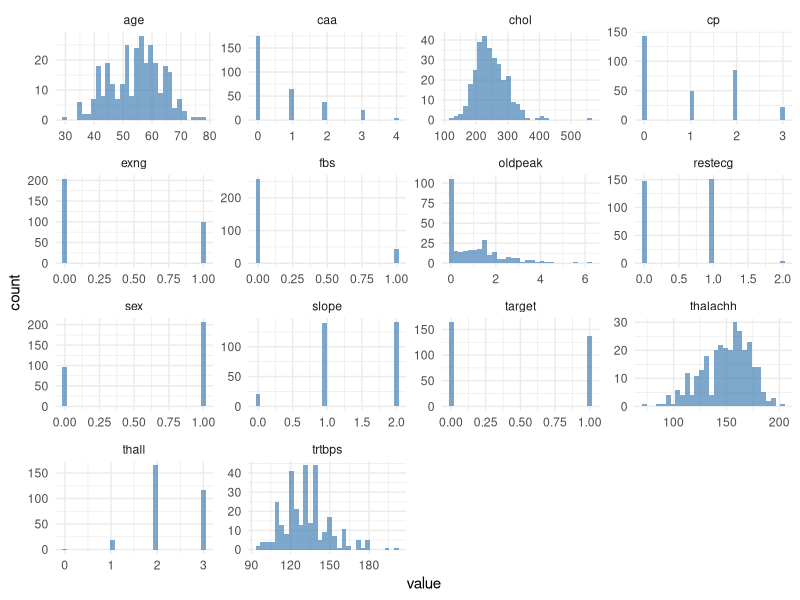
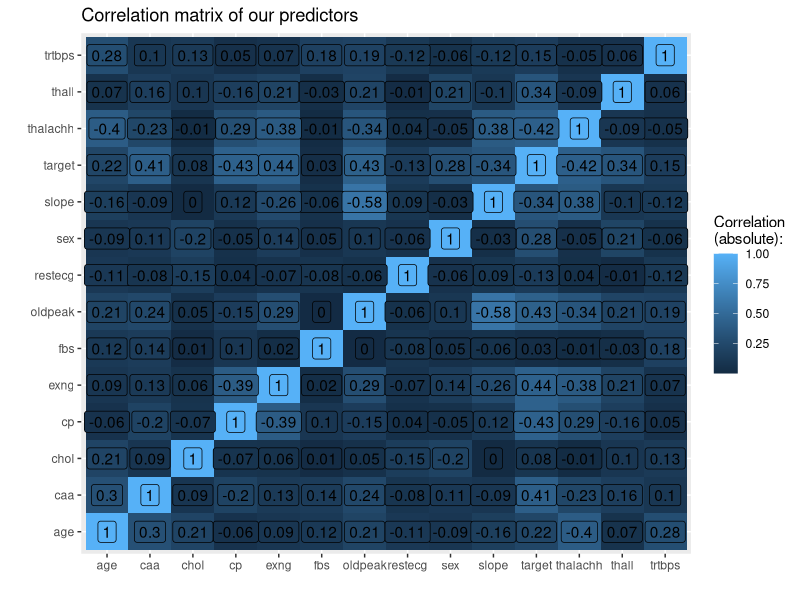
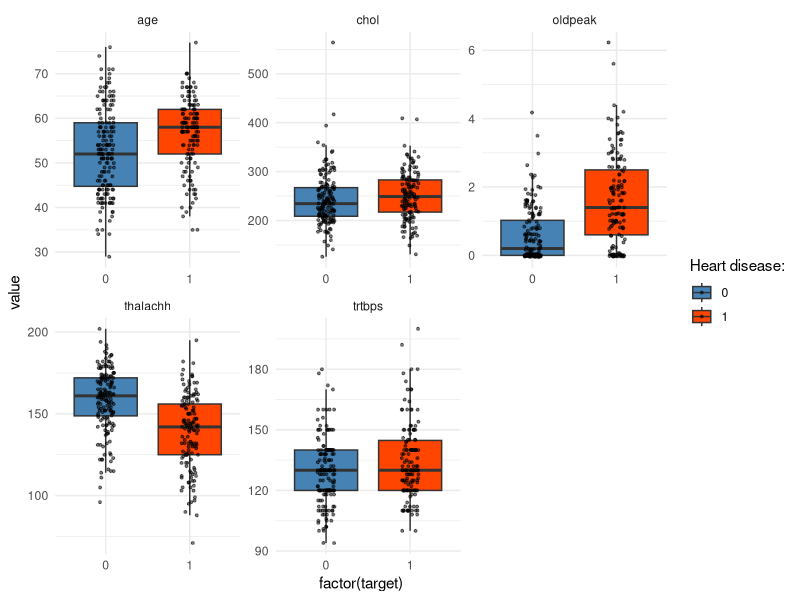
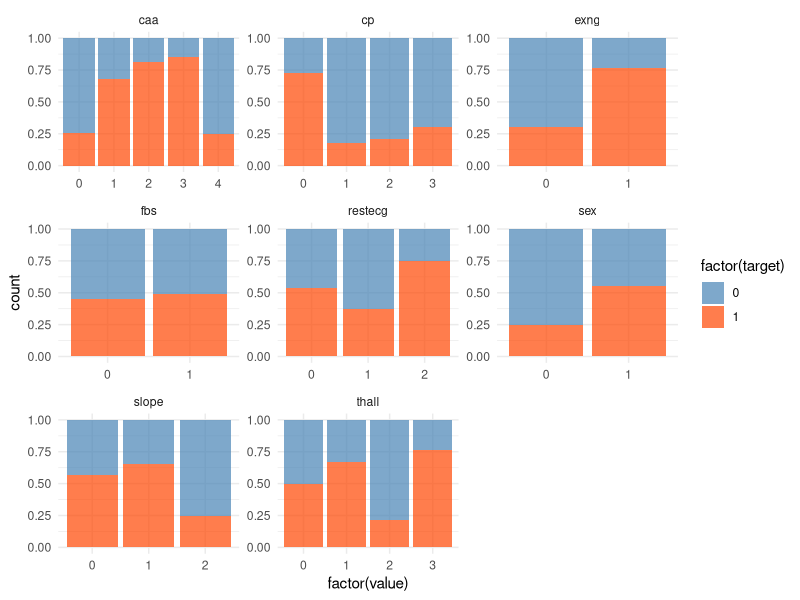
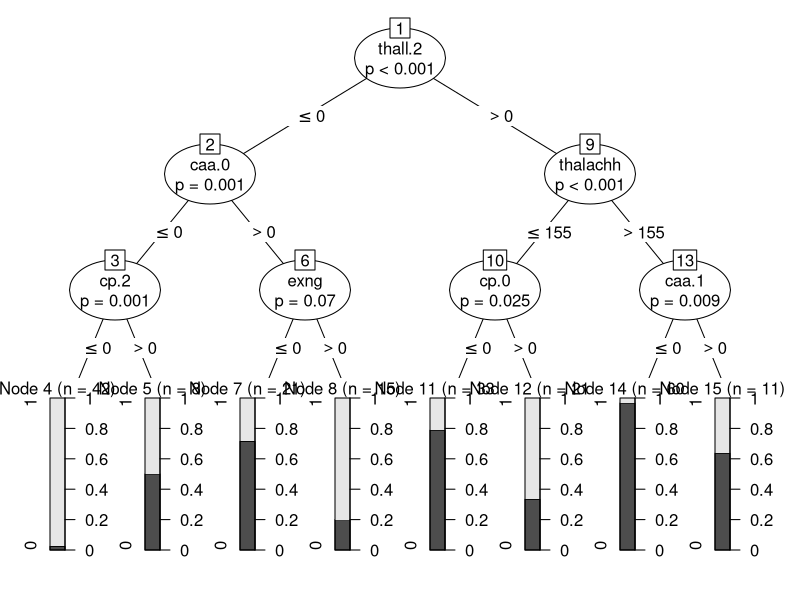
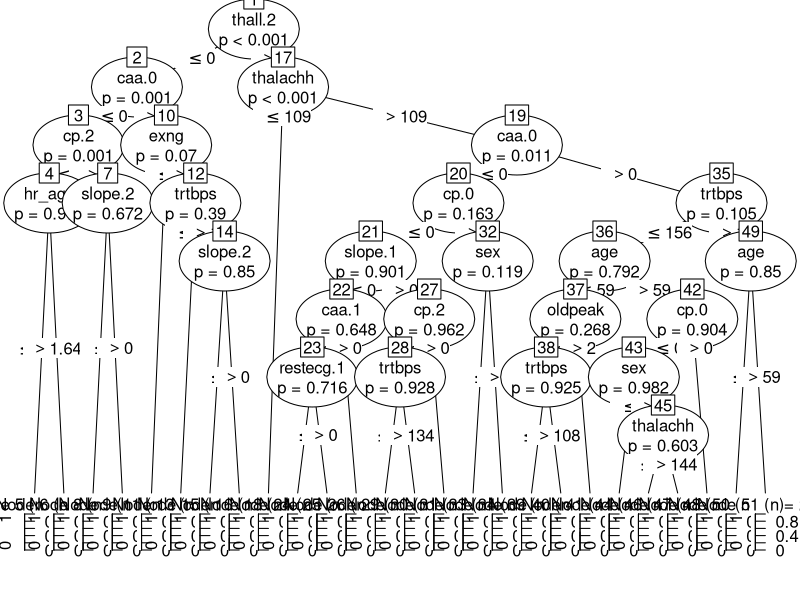
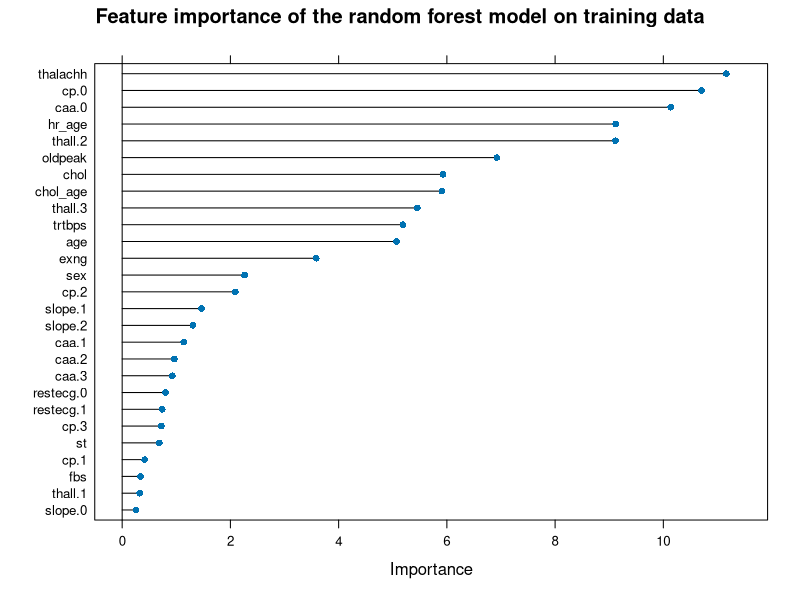
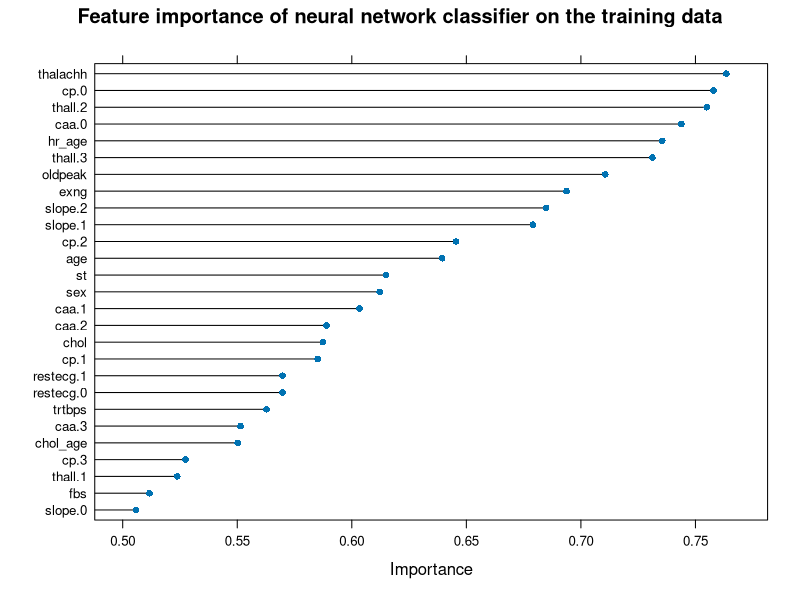

The R source for these figures, in order: (Note: this script raises an error after producing the figures.)
library(tidyverse)
library(caret)
library(party)
library(readxl)
################################ STEP 1: GET THE DATA  #########################################
#loading the dataset into R 
#set the working directory
setwd("C:/Users/Baha/Downloads")
heart <-read_excel("heart.xlsx") ### data from kaggle.com
#read the first 10 observations of the data
head(heart, n=10)
names(heart)[[1]] <-"age"
#recoding the target variable
heart$target <- dplyr::recode(heart$target, `0` = 1L, `1` = 0L)
head(heart,n=10)
sapply(heart, function(x) table(is.na(x)))
table(duplicated(heart))
heart<-heart[!duplicated(heart),]
table(duplicated(heart))
####We see that missingness (is.na) is FALSE for all columns, which is great. 
# there is one duplicated record, which we remove.

####################### STEP 2: VISUAL INSPECTION/ DESCRIPTIVE STATISTICS #######################
#Note that if your data has 100 columns instead of only 14, you could divide your data into parts of, say, 25 columns each. 
#Just start the following code chunk with, e.g., dat[,1:25] %>% …
heart |> gather() |> 
  ggplot(aes(x=value)) +
  geom_histogram(fill = "steelblue", alpha=.7) +
  theme_minimal() +
  facet_wrap(~key, scales = "free")
#bivariate statistics (correlation matrix)
cormat <-cor(heart |> keep(is.numeric))
cormat %>% as.data.frame %>% mutate(var2=rownames(.)) %>%
  pivot_longer(!var2, values_to = "value") %>%
  ggplot(aes(x=name,y=var2,fill=abs(value),label=round(value,2))) +
  geom_tile() + geom_label() + xlab("") + ylab("") +
  ggtitle("Correlation matrix of our predictors") +
  labs(fill="Correlation\n(absolute):")
highcorr <-which(cormat >.8, arr.ind = T)
paste(rownames(cormat)[row(cormat)[highcorr]],
colnames(cormat)[col(cormat)[highcorr]], sep = " vs. ")  |> 
  cbind(cormat[highcorr])
##bivariate relations between the predictors and the outcome variable
heart %>% select(-c(sex,cp,caa,thall,restecg,slope,exng,fbs)) %>%
  pivot_longer(!target, values_to = "value") %>%
  ggplot(aes(x=factor(target), y=value, fill=factor(target))) +
  geom_boxplot(outlier.shape = NA) + geom_jitter(size=.7, width=.1, alpha=.5) +
  scale_fill_manual(values=c("steelblue", "orangered1")) +
  labs(fill="Heart disease:") +
  theme_minimal() +
  facet_wrap(~name, scales="free")
##stacked barplots for categorical variables to show the difference between the sick and 
## healthy patients
heart |> 
  select(sex, cp, caa, thall, exng, fbs,restecg, slope, target) |> 
  pivot_longer(!target, values_to = "value") |> 
  ggplot(aes(x=factor(value), fill = factor(target))) +
  scale_fill_manual(values = c("steelblue","orangered1")) +
  geom_bar(position = "fill",alpha=.7) +
  theme_minimal() +
  labs("Heart disease:") +
  facet_wrap(~name, scales = "free")
########## PARTITION DATA INTO TRAINING AND TESTING SETS ###################
#example
pred <-as.factor(ifelse(heart$sex==1,1,0))
confusionMatrix(pred, as.factor(heart$target))
set.seed(2022)
#split the data
split_heart <-sample(1:nrow(heart), as.integer(0.7*nrow(heart)), F)
train_data <-heart[split_heart,]
test_data <-heart[-split_heart,]
dplyr::glimpse(train_data)
dplyr::glimpse(test_data)

######## STEP 4: PRE-PROCESSING AND FEATURE ENGENEERING #############################
preprocess_data <- function(df){

  # Outliers are assigned the modal value
  df <- df %>% mutate(restecg = recode(restecg, `2`=1L, .default = as.integer(restecg)),
                      thall = recode(thall, `0`=2L, .default = as.integer(thall)),
                      caa = recode(caa, `4`=0L, .default = as.integer(caa)))

  # Nominal variables
  nom_variable <- c("cp", "caa", "thall", "restecg", "slope")
  df[,names(df) %in% nom_variable] <- lapply(df[,names(df) %in% nom_variable], as.factor)
  dummies <- dummyVars(~ ., df)
  df <- predict(dummies, newdata = df) %>% as.data.frame

  # Age-standardized variables
  df$hr_age <- df$thalach / df$age
  df$chol_age <- df$chol / df$age

  # Oldpeak: Is there any ST depression
  df$st <- ifelse(df$oldpeak > 0, 1, 0)

  return(df[,names(df) != "target"])
}
x_train <- preprocess_data(train_data)
x_test <-preprocess_data(test_data)
# Check for missing values in the target variables
sum(is.na(train_data$target))
sum(is.na(test_data$target))
# Encode target variables as factors
y_train <- factor(train_data$target, levels = c(1,0))
y_test <- factor(test_data$target, levels = c(1,0))
# Ensure there are no missing values in y_train and y_test
if (any(is.na(y_train)) || any(is.na(y_test))) {
  stop("There are missing values in the target variable.")
}
########### STEP 5: VISUALIZE EXEMPLARY ALGORITHMS ####################
set.seed(2022)
tree1 <-party::ctree(y_train ~ ., data = cbind(x_train,y_train), 
controls = ctree_control(minsplit = 10, mincriterion = .9))
plot(tree1)
tree2 <-party::ctree(y_train~ ., data = cbind(x_train,y_train),
controls = ctree_control(minsplit = 1, mincriterion = 0.01, minbucket = 0))
plot(tree2) ##overfitted tree
############################### STEP 6: MODEL TRAINING #################
library(randomForest)
#random forest model
rand_model <-caret::train(x_train, y_train, method ="rf",
tuneGrid=expand.grid(mtry=seq(5, ncol(heart),by=5)),
trControl = trainControl(method = "cv", number = 5, verboseIter = T))
rand_model
max(rand_model$results$Accuracy)
# Get variable importance
var_imp <- varImp(rand_model, scale = FALSE)
var_imp
plot(var_imp, main ="Feature importance of the random forest model on training data")
#artificial neural networks
neu_net_model <-caret::train(x_train, y_train, method ="avNNet",
preProcess = c("center","scale","nzv"),
tuneGrid=expand.grid(size=seq(3,21, by=3), decay=c(1e-03, 0.01, 0.1,0), bag=c(T,F)),
trControl=trainControl(method = "cv",number = 5,verboseIter = T),
importance=T)
neu_net_model # output of neural network training
###Thus, our best-performing model yields 83.89% accuracy, which is a slight improvement over the random forest.
var_Imp <-varImp(neu_net_model, scale = F)
plot(var_Imp, main="Feature importance of neural network classifier on the training data")
##(extreme) gradient boosted machines, (xgboost) 
xgboost_model <-caret::train(x_train, y_train, method="xgbTree",
tuneGrid=expand.grid(nrounds=c(50,100), max_depth=c(5,7,9),
colsample_bytree=c(.8,1), subsample=c(.8,1),
min_child_weight=c(1,5,10), eta=c(0.1,0.3),gamma=c(0,0.5)),
trControl=trainControl(method = "cv",number = 5, verboseIter = T))
xgboost_model
var_Imp<-varImp(xgboost_model, scale = F)
plot(var_Imp, main="Feature importance of xgBoost model on the training data")
results <- data.frame(Model = c(rand_model$method,neu_net_model$method, xgboost_model$method),
                      Accuracy = c(max(rand_model$results$Accuracy), max(neu_net_model$results$Accuracy), max(xgboost_model$results$Accuracy)))
results %>% ggplot(aes(x=Model, y=Accuracy, label=paste(round(100*Accuracy,1),"%"))) +
  geom_col(fill="steelblue") + theme_minimal() + geom_label() +
  ggtitle("Accuracy in the training data by algorithm")
#######  STEP 7: MODEL EVALUATION AGAINST THE TEST DATA ###########################################
predictions <-predict(xgboost_model, newdata = x_test)
confusionMatrix(predictions, y_test)
precision(predictions, y_test) ##proportion of true positive predictions relative to all “positive” predictions
recall(predictions, y_test)  ##proportion of true positive predictions relative to all actual positives
F_meas(predictions, y_test)##harmonic mean of precision and recall
#################### STEP 8: MODEL DEPLOYMENT #######################
newpatient <- data.frame(age=62,sex=1,cp=0,trestbps =130,chol=220, fbs=0, restecg=0, 
  thalach=161, exng=0, oldpeak=0, slope=0, caa=0, thall=2)
  preprocess_new_data <- function(df){
  
    #Convert features to int like the original dataset
    df[,names(df) != "oldpeak"] <- purrr::map_df(df[,names(df) != "oldpeak"], as.integer)
    
    df <- df %>% mutate(restecg = recode(restecg, `2`=1L),
                        thall = recode(thall, `0`=2L),
                        caa= recode(caa, `4`=0L))
    
    #Nominal variables - attention: we don't have all the values for the dummies in the new dataset!
    existing_cols <- names(x_train)[names(x_train) %in% names(df)]
    new_cols <- names(x_train)[!names(x_train) %in% names(df)]
    df[new_cols] <- 0
    nom_variable <- c("cp", "caa", "thall", "restecg", "slope")
    
    for (i in 1:nrow(df)){
      for(j in 1:length(nom_variable)){
        df[i,paste0(nom_variable[j],df[nom_variable[j]][i])] <- 1 
      }
    }
    
    df <- df[,names(df) %in% c(existing_cols, new_cols)]
    
    df$hr_age <- df$thalach / df$age
    df$chol_age <- df$chol / df$age
    df$st <- ifelse(df$oldpeak>0,1,0)
    
    return(df)
  }
  
  save(xgboost_model, x_train, preprocess_new_data, file="Heart_disease_prediction.RData")
  predict(xgboost_model, newdata = preprocess_new_data(newpatient))

  predict(xgboost_model, newdata = preprocess_new_data(newpatient), type="prob")
